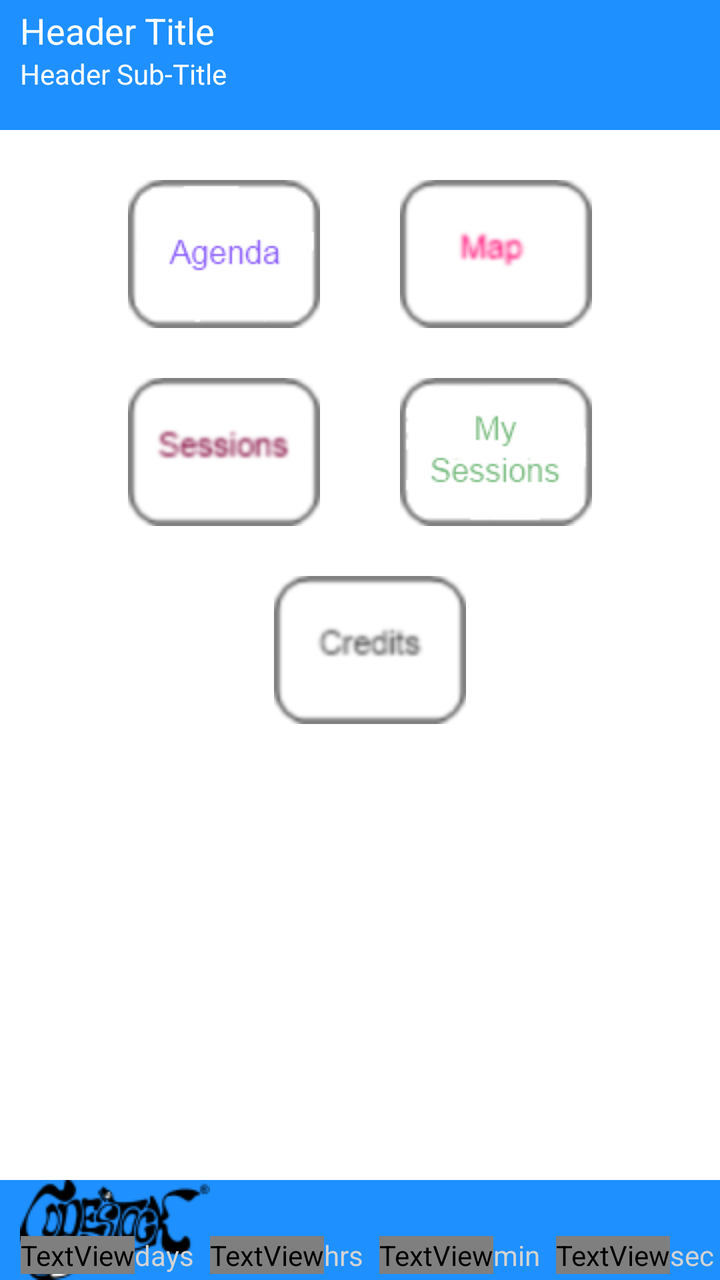
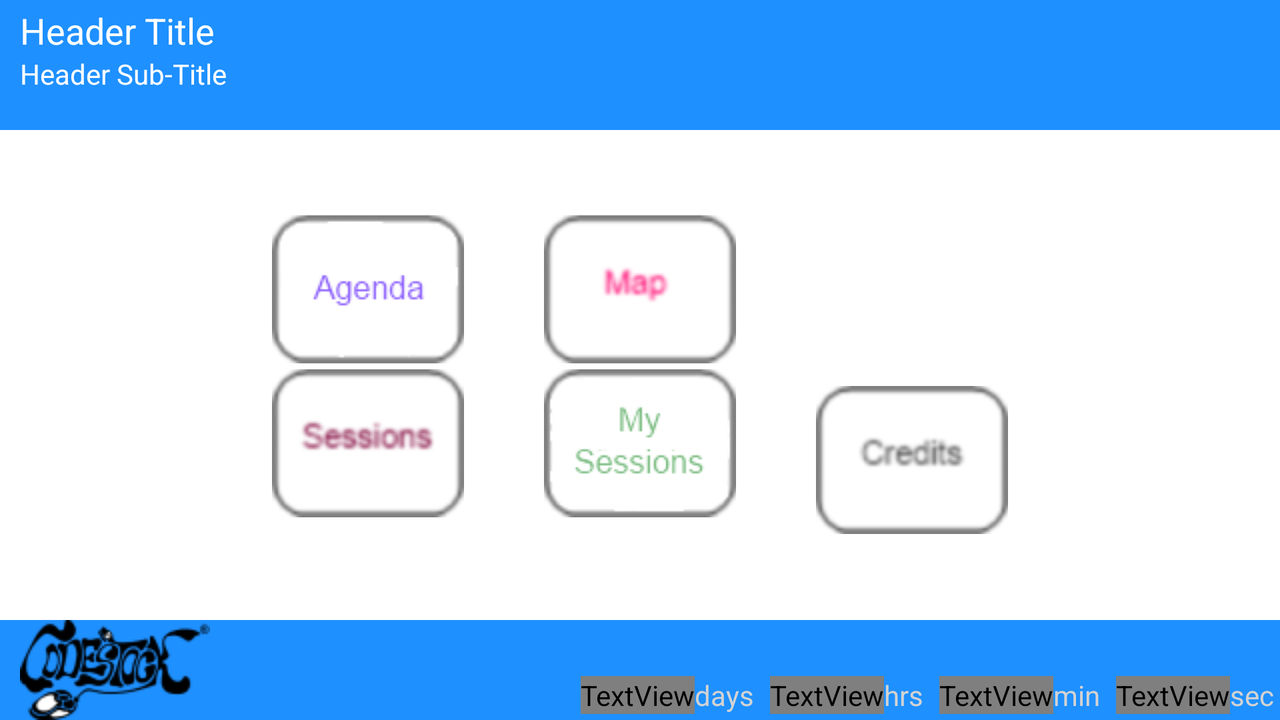

First picture: res/layout/ on a phone held upright. Second picture: the repository's own variant of that layout, on a device whose configuration matches the variant's folder. Source for both follows.
<!-- AndroidManifest.xml: application theme android:Theme.NoTitleBar -->
<!-- res/layout/startup_activity.xml -->
<?xml version="1.0" encoding="utf-8"?>
<LinearLayout xmlns:android="http://schemas.android.com/apk/res/android"
	android:background="@color/White"
    android:orientation="vertical"
    android:layout_width="fill_parent"
    android:layout_height="fill_parent"
    >

	<include layout="@layout/std_header"/>

	<TableLayout
		android:background="@color/White"
		android:layout_weight="1"
		android:layout_width="fill_parent"
		android:layout_height="0px"
		android:layout_marginTop="25dp"
		android:layout_marginBottom="10dp"
		android:layout_marginLeft="25dp"
		android:layout_marginRight="25dp"
		android:scrollbars="vertical"
		>
		
		<TableRow
			android:orientation="horizontal"
			android:gravity="center_horizontal"
			>
			<ImageButton
				android:id="@+id/schedule_imagebutton"
				android:src="@drawable/schedule_icon"
				android:background="@color/White"
				android:layout_height="wrap_content"
				android:layout_width="wrap_content"
				android:layout_marginRight="20dp"
				/>
			<ImageButton
				android:id="@+id/map_imagebutton"
				android:src="@drawable/map_icon"
				android:background="@color/White"
				android:layout_height="wrap_content"
				android:layout_width="wrap_content"
				android:layout_marginLeft="20dp"
				/>
		</TableRow>
		
		<TableRow
			android:layout_marginTop="25dp"
			android:orientation="horizontal"
			android:gravity="center_horizontal"
			>
			<ImageButton
				android:id="@+id/sessions_imagebutton"
				android:src="@drawable/sessions_icon"
				android:background="@color/White"
				android:layout_height="wrap_content"
				android:layout_width="wrap_content"
				android:layout_marginRight="20dp"
				/>
			<ImageButton
				android:id="@+id/starred_imagebutton"
				android:src="@drawable/starred_icon"
				android:background="@color/White"
				android:layout_height="wrap_content"
				android:layout_width="wrap_content"
				android:layout_marginLeft="20dp"
				/>
		</TableRow>
		
		<TableRow
			android:layout_marginTop="25dp"
			android:orientation="horizontal"
			android:gravity="center_horizontal"
			>
			<ImageButton
				android:id="@+id/credits_imagebutton"
				android:src="@drawable/credits_icon"
				android:background="@color/White"
				android:layout_height="wrap_content"
				android:layout_width="wrap_content"
				android:layout_marginLeft="10dp"
				/>
		</TableRow>
	</TableLayout>
	
	
	<include layout="@layout/std_footer"/>
</LinearLayout>
<!-- res/layout/std_header.xml (included above) -->
<?xml version="1.0" encoding="utf-8"?>
<RelativeLayout
	xmlns:android="http://schemas.android.com/apk/res/android"
	android:background="@color/DodgerBlue"
	android:layout_width="fill_parent"
	android:layout_height="65dp">
	
	<TextView
		android:id="@+id/header_title"
		android:textColor="@color/White"
		android:text="Header Title"
		android:ellipsize="end"
		android:layout_width="wrap_content"
		android:layout_height="wrap_content"
		android:layout_marginLeft="10dp"
		android:layout_marginTop="3dp"
		android:layout_marginRight="10dp"
		android:textSize="18sp"/>
		
	<TextView
		android:id="@+id/header_subtitle"
		android:textColor="@color/White"
		android:text="Header Sub-Title"
		android:layout_width="wrap_content"
		android:layout_height="wrap_content"
		android:layout_alignLeft="@id/header_title"
		android:layout_below="@id/header_title"
		android:textSize="14sp"/>
		
</RelativeLayout>
<!-- res/layout/std_footer.xml (included above) -->
<?xml version="1.0" encoding="utf-8"?>
<RelativeLayout
	xmlns:android="http://schemas.android.com/apk/res/android"
	android:orientation="horizontal"
	android:background="@color/DodgerBlue"
	android:layout_width="fill_parent"
	android:layout_height="50dp"
	>

	<ImageView
		android:id="@+id/footer_logo"
		android:src="@drawable/codestock_lowres_small"
		android:layout_width="wrap_content"
		android:layout_height="wrap_content"
		android:layout_marginLeft="10dp"
		android:layout_gravity="center_vertical"/>

	<LinearLayout
		android:id="@+id/countdown_digit_container"
		android:layout_height="fill_parent"
		android:layout_width="wrap_content"
		android:layout_alignParentRight="true"
		android:orientation="horizontal"
		android:gravity="bottom"
		android:layout_marginBottom="3dp"
		android:layout_marginRight="3dp"
		>
		
	    <TextView
	    	android:id="@+id/countdown_days"
	    	android:layout_width="wrap_content"
	    	android:layout_height="wrap_content"
	    	android:text="000"
	    	android:textSize="20sp"
	    	android:textColor="@color/digits"
	    	/>
	    	
	    <TextView
	    	android:layout_width="wrap_content"
	    	android:layout_height="wrap_content"
	    	android:text="days"
	    	android:layout_marginRight="8dp"
	    	android:textColor="@color/LightGray"
	    	/>
    	
	    <TextView
	    	android:id="@+id/countdown_hours"
	    	android:layout_width="wrap_content"
	    	android:layout_height="wrap_content"
	    	android:text="00"
	    	android:textSize="20sp"
	    	android:textColor="@color/digits"
	    	/>
	    <TextView
	    	android:layout_width="wrap_content"
	    	android:layout_height="wrap_content"
	    	android:text="hrs"
	    	android:layout_marginRight="8dp"
	    	android:textColor="@color/LightGray"
	    	/>

	    
	    <TextView
	    	android:id="@+id/countdown_minutes"
	    	android:layout_width="wrap_content"
	    	android:layout_height="wrap_content"
	    	android:text="00"
	    	android:textSize="20sp"
	    	android:textColor="@color/digits"
	    	/>
	    <TextView
	    	android:layout_width="wrap_content"
	    	android:layout_height="wrap_content"
	    	android:text="min"
	    	android:layout_marginRight="8dp"
	    	android:textColor="@color/LightGray"
	    	/>


	    <TextView
	    	android:id="@+id/countdown_seconds"
	    	android:layout_width="wrap_content"
	    	android:layout_height="wrap_content"
	    	android:text="00"
	    	android:textSize="20sp"
	    	android:textColor="@color/digits"
	    	/>
	    <TextView
	    	android:layout_width="wrap_content"
	    	android:layout_height="wrap_content"
	    	android:text="sec"
	    	android:textColor="@color/LightGray"
	    	/>
		
		
	</LinearLayout>

</RelativeLayout>
<!-- resources referenced by this layout -->
<resources>
  <color name="DodgerBlue">#1e90ff</color>
  <color name="LightGray">#D3D3D3</color>
  <color name="White">#FFFFFF</color>
  <!-- drawable codestock_lowres_small: png bitmap (drawable, 4251 bytes) -->
  <!-- drawable credits_icon: png bitmap (drawable, 3917 bytes) -->
  <!-- drawable map_icon: png bitmap (drawable, 3712 bytes) -->
  <!-- drawable schedule_icon: png bitmap (drawable, 3024 bytes) -->
  <!-- drawable sessions_icon: png bitmap (drawable, 4470 bytes) -->
  <!-- drawable starred_icon: png bitmap (drawable, 3635 bytes) -->
</resources>
<!-- res/layout-land/startup_activity.xml (the repository's variant of the layout above) -->
<!-- drawn on the phone turned sideways -->
<?xml version="1.0" encoding="utf-8"?>
<LinearLayout xmlns:android="http://schemas.android.com/apk/res/android"
	android:background="@color/White"
    android:orientation="vertical"
    android:layout_width="fill_parent"
    android:layout_height="fill_parent"
    >

	<include layout="@layout/std_header"/>
		  
	<RelativeLayout
		android:gravity="center"
		android:background="@color/White"
		android:layout_weight="1"
		android:layout_width="fill_parent"
		android:layout_height="0dp"
		>
	
		
		<ImageButton
			android:id="@+id/schedule_imagebutton"
			android:src="@drawable/schedule_icon"
			android:background="@color/White"
			android:layout_height="wrap_content"
			android:layout_width="wrap_content"
			android:layout_marginRight="20dp"
			/>
		<ImageButton
			android:id="@+id/sessions_imagebutton"
			android:src="@drawable/sessions_icon"
			android:background="@color/White"
			android:layout_height="wrap_content"
			android:layout_width="wrap_content"
			android:layout_marginRight="20dp"
			android:layout_marginTop="3dp"
			android:layout_below="@id/schedule_imagebutton"
			android:layout_alignLeft="@id/schedule_imagebutton"
			/>

		
		<ImageButton
			android:id="@+id/map_imagebutton"
			android:src="@drawable/map_icon"
			android:background="@color/White"
			android:layout_height="wrap_content"
			android:layout_width="wrap_content"
			android:layout_marginLeft="20dp"
			android:layout_marginRight="20dp"
			android:layout_toRightOf="@id/schedule_imagebutton"
			/>
		<ImageButton
			android:id="@+id/starred_imagebutton"
			android:src="@drawable/starred_icon"
			android:background="@color/White"
			android:layout_height="wrap_content"
			android:layout_width="wrap_content"
			android:layout_marginLeft="20dp"
			android:layout_marginRight="20dp"
			android:layout_marginTop="3dp"
			android:layout_below="@id/map_imagebutton"
			android:layout_toRightOf="@id/sessions_imagebutton"
			/>

		
		<ImageButton
			android:layout_centerInParent="true"
			android:id="@+id/credits_imagebutton"
			android:src="@drawable/credits_icon"
			android:background="@color/White"
			android:layout_height="wrap_content"
			android:layout_width="wrap_content"
			android:layout_marginLeft="20dp"
			android:layout_toRightOf="@id/map_imagebutton"
			/>

	</RelativeLayout>
	
	
	
	
	<include layout="@layout/std_footer"/>
	
</LinearLayout>
